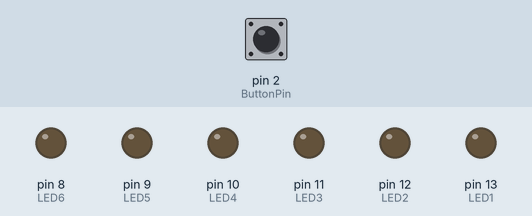
A sketch run on a simulated Arduino Uno, built with avr-gcc and run on an emulated ATmega328P. On the bench: output pins drawn as LEDs (lit = HIGH). The test bench sets the inputs (shaded band); at power-on: pin 2 (ButtonPin) LOW.

Above: at 1.2 s.
1.3 s: pin 2 (ButtonPin) pulled HIGH for 0.15 s
At 2.0 s:
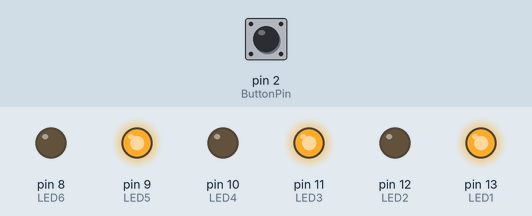
At 6.7 s:
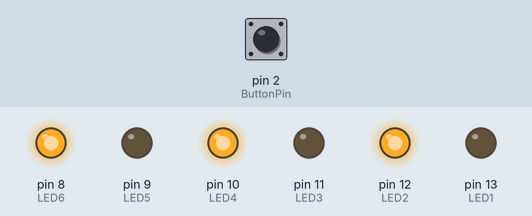
Timing chart, 0 to 22.3 s (numbered marks = the images above; inputs shaded):
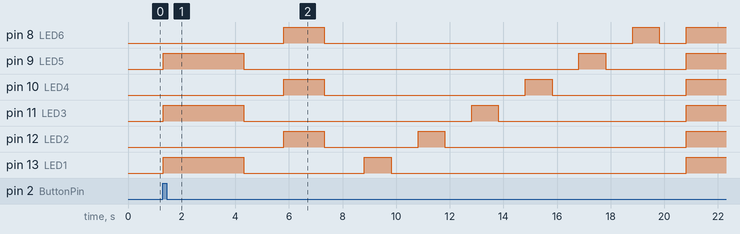

The sketch:

SS6_ArduinoButton.ino
```cpp
/*
 The following code assigns certain LED lights to be turned
 on when button is pressed once and proceed to do a pattern
 if pressed again and turns off when pressed a third time.
 */

const int LED1 = 13; //Creates variable called LED and assigns value of 13. (const assigned if int is never going to change.)
const int LED2 = 12; //Creates variable called LED and assigns value of 13. (const assigned if int is never going to change.)
const int LED3 = 11; //Creates variable called LED and assigns value of 13. (const assigned if int is never going to change.)
const int LED4 = 10; //Creates variable called LED and assigns value of 13. (const assigned if int is never going to change.)
const int LED5 = 9; //Creates variable called LED and assigns value of 13. (const assigned if int is never going to change.)
const int LED6 = 8; //Creates variable called LED and assigns value of 13. (const assigned if int is never going to change.)
const int ButtonPin = 2;// Creates variable called PinButton and assigns value of 2. (const assigned if int is never going to change.)
int ButtonState = 0; //Creates variable called ButtonState used to track whether on or off. assigned initial value of 0.

void setup() {
  // put your setup code here, to run once:
pinMode(13,OUTPUT);//initilaize pin as output.
pinMode(12,OUTPUT);//initilaize pin as output.
pinMode(11,OUTPUT);//initilaize pin as output.
pinMode(10,OUTPUT);//initilaize pin as output.
pinMode(9,OUTPUT);//initilaize pin as output.
pinMode(8,OUTPUT);//initilaize pin as output.
pinMode(ButtonPin, INPUT);//initilazie button as input

}

void loop() {
ButtonState = digitalRead(ButtonPin); // read state of the pushbutton value
delay(10); // small delay for debouncing, to increase accuracy

if(ButtonState == 1){
  digitalWrite(LED1, 1); //Sends voltage to pin
  digitalWrite(LED3, 1); //Sends voltage to pin
  digitalWrite(LED5, 1); //Sends voltage to pin
  delay(3000); // Delays 1000 milliseconds or 1 second
  digitalWrite(LED1, 0); //Sends voltage to pin
  digitalWrite(LED3, 0); //Sends voltage to pin
  digitalWrite(LED5, 0); //Sends voltage to pin
  delay(1500); // Delays 1000 milliseconds or 1 second
  digitalWrite(LED2, 1); //Sends voltage to pin
  digitalWrite(LED4, 1); //Sends voltage to pin
  digitalWrite(LED6, 1); //Sends voltage to pin
  delay(1500); // Delays 1000 milliseconds or 1 second
  digitalWrite(LED2, 0); //Sends voltage to pin
  digitalWrite(LED4, 0); //Sends voltage to pin
  digitalWrite(LED6, 0); //Sends voltage to pin
  delay(1500); // Delays 1000 milliseconds or 1 second
  digitalWrite(LED1, 1); //Sends voltage to pin
  delay(1000); // Delays 1000 milliseconds or 1 second
  digitalWrite(LED1, 0); //Sends voltage to pin
  delay(1000); // Delays 1000 milliseconds or 1 second
  digitalWrite(LED2, 1); //Sends voltage to pin
  delay(1000); // Delays 1000 milliseconds or 1 second
  digitalWrite(LED2, 0); //Sends voltage to pin
  delay(1000); // Delays 1000 milliseconds or 1 second
  digitalWrite(LED3, 1); //Sends voltage to pin
  delay(1000); // Delays 1000 milliseconds or 1 second
  digitalWrite(LED3, 0); //Sends voltage to pin
  delay(1000); // Delays 1000 milliseconds or 1 second
  digitalWrite(LED4, 1); //Sends voltage to pin
  delay(1000); // Delays 1000 milliseconds or 1 second
  digitalWrite(LED4, 0); //Sends voltage to pin
  delay(1000); // Delays 1000 milliseconds or 1 second
  digitalWrite(LED5, 1); //Sends voltage to pin
  delay(1000); // Delays 1000 milliseconds or 1 second
  digitalWrite(LED5, 0); //Sends voltage to pin
  delay(1000); // Delays 1000 milliseconds or 1 second
  digitalWrite(LED6, 1); //Sends voltage to pin
  delay(1000); // Delays 1000 milliseconds or 1 second
  digitalWrite(LED6, 0); //Sends voltage to pin
  delay(1000); // Delays 1000 milliseconds or 1 second
  digitalWrite(LED1, 1); //Sends voltage to pin
  digitalWrite(LED2, 1); //Sends voltage to pin
  digitalWrite(LED3, 1); //Sends voltage to pin
  digitalWrite(LED4, 1); //Sends voltage to pin
  digitalWrite(LED5, 1); //Sends voltage to pin
  digitalWrite(LED6, 1); //Sends voltage to pin
  delay(1500);
  }else{
  digitalWrite(LED1, 0); //Sends voltage to pin
  digitalWrite(LED2, 0); //Sends voltage to pin
  digitalWrite(LED3, 0); //Sends voltage to pin
  digitalWrite(LED4, 0); //Sends voltage to pin
  digitalWrite(LED5, 0); //Sends voltage to pin
  digitalWrite(LED6, 0); //Sends voltage to pin
    }
  }
/*
  // put your main code here, to run repeatedly:
digitalWrite(LED1, 1); //Sends voltage to pin
delay(1000);// Delays 1000 milliseconds or 1 second
digitalWrite(LED1, 0); //Stops sending voltage to pin
delay(1000);// Delays 1000 milliseconds or 1 second
digitalWrite(LED2, 1); //Sends voltage to pin
delay(1000);// Delays 1000 milliseconds or 1 second
digitalWrite(LED2, 0); //Stops sending voltage to pin
delay(1000);// Delays 1000 milliseconds or 1 second
digitalWrite(LED3, 1); //Sends voltage to pin
delay(1000);// Delays 1000 milliseconds or 1 second
digitalWrite(LED3, 0); //Stops sending voltage to pin
delay(1000);// Delays 1000 milliseconds or 1 second
digitalWrite(LED4, 1); //Sends voltage to pin
delay(1000);// Delays 1000 milliseconds or 1 second
digitalWrite(LED4, 0); //Stops sending voltage to pin
delay(1000);// Delays 1000 milliseconds or 1 second
digitalWrite(LED5, 1); //Sends voltage to pin
delay(1000);// Delays 1000 milliseconds or 1 second
digitalWrite(LED5, 0); //Stops sending voltage to pin
delay(1000);// Delays 1000 milliseconds or 1 second
digitalWrite(LED6, 1); //Sends voltage to pin
delay(1000);// Delays 1000 milliseconds or 1 second
digitalWrite(LED6, 0); //Stops sending voltage to pin
delay(1000);// Delays 1000 milliseconds or 1 second
*/
```

Measured:
- after the input at 1.3 s, pin 8 (LED6): goes HIGH 1.5 s, LOW 11.5 s, HIGH 1.0 s, LOW 1.0 s, then HIGH, starting after 4.5 s; pin 9 (LED5): goes HIGH 3.0 s, LOW 12.5 s, HIGH 1.0 s, LOW 3.0 s, then HIGH, starting at once
